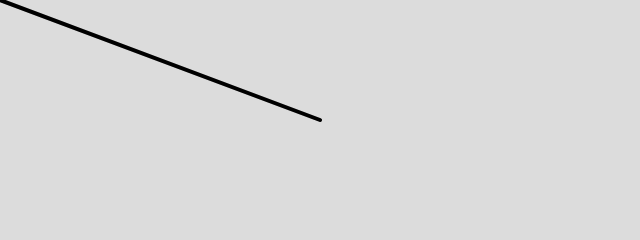
Frame 1 (no input)
Frame 60 (no input): identical to frame 1, image omitted
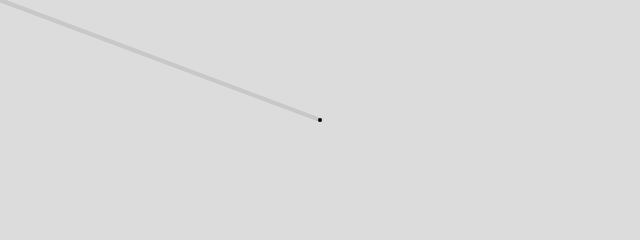
Frame 120 (the mouse pressed at the canvas centre since frame 60)

The p5.js sketch that drew these frames (run headless with seeded random() and noise() and a simulated clock; from frame 60 on, the mouse is pressed at the canvas centre):

// p5.js sketch
// ── sketch.js
function setup() {
    createCanvas(640, 240);
}

function draw() {
    background(220);

    let mouse = createVector(mouseX, mouseY);
    let origin = createVector(width / 2, height / 2);

    stroke(200);
    strokeWeight(4);
    line(0, 0, mouse.x, mouse.y);
    line(0, 0, origin.x, origin.y);

    mouse.sub(origin);
    stroke(0);
    // use translate to get to the origin since we
    // subtracted
    translate(width / 2, height / 2);
    line(0, 0, mouse.x, mouse.y);
}
